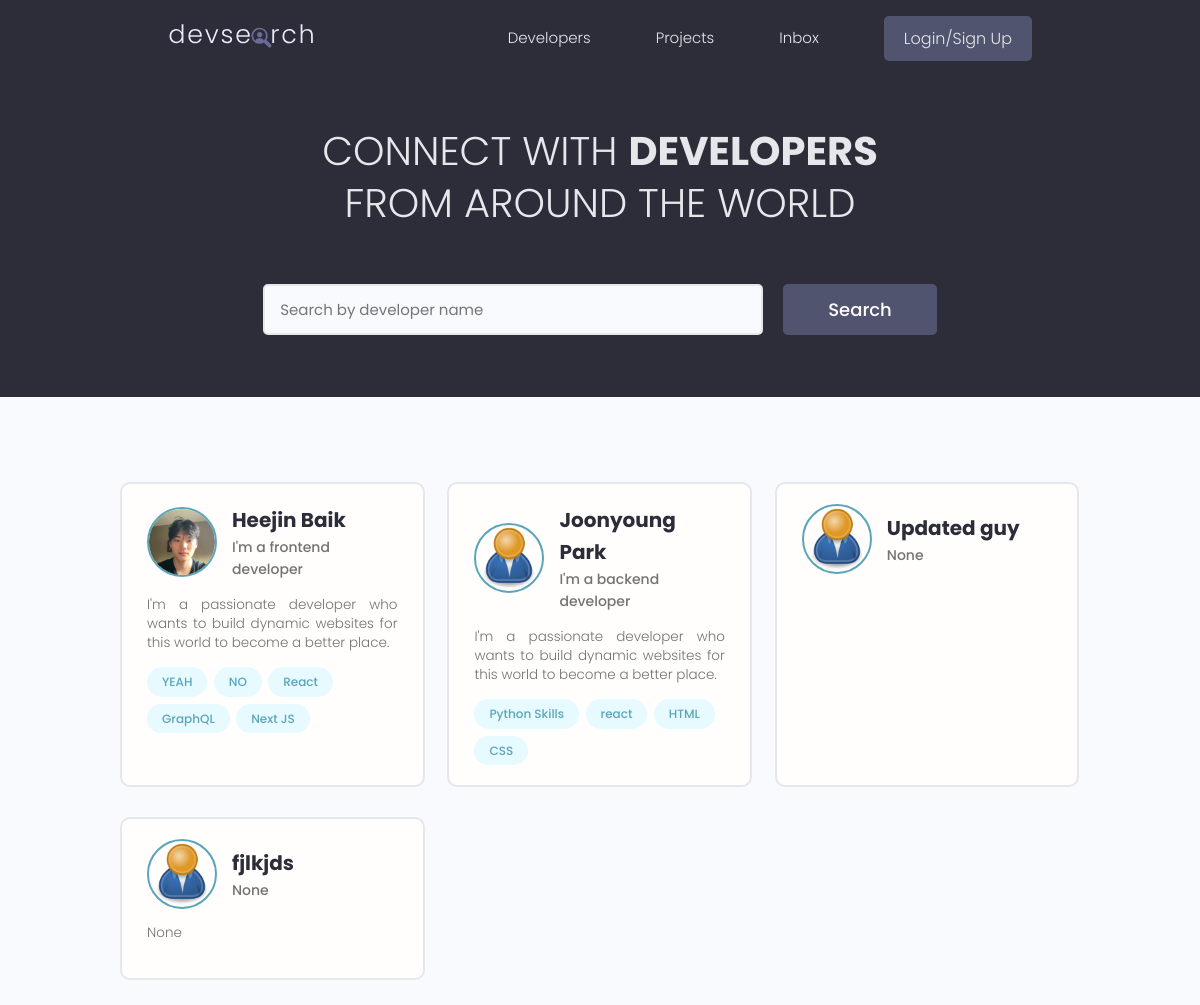
The page / on the database its author committed.
### users/models.py (models this page shows, shortened)
class Profile(models.Model):
    user = models.OneToOneField(
        User, on_delete=models.CASCADE, null=True, blank=True)
    name = models.CharField(max_length=200, blank=True, null=True)
    email = models.EmailField(max_length=500, blank=True, null=True)
    username = models.CharField(max_length=200, blank=True, null=True)
    location = models.CharField(max_length=200, blank=True, null=True)
    short_intro = models.CharField(max_length=200, blank=True, null=True)
    bio = models.TextField(blank=True, null=True)
    profile_image = models.ImageField(
        null=True, blank=True, upload_to='profiles/', default="profiles/user-default.png")
    social_github = models.CharField(max_length=200, blank=True, null=True)
    social_twitter = models.CharField(max_length=200, blank=True, null=True)
    social_linkedin = models.CharField(max_length=200, blank=True, null=True)
    social_youtube = models.CharField(max_length=200, blank=True, null=True)
    social_website = models.CharField(max_length=200, blank=True, null=True)
    created = models.DateTimeField(auto_now_add=True)
    id = models.UUIDField(default=uuid.uuid4, unique=True,
                          primary_key=True, editable=False)

class Skill(models.Model):
    owner = models.ForeignKey(
        Profile, on_delete=models.CASCADE, null=True, blank=True)
    name = models.CharField(max_length=200, blank=True, null=True)
    description = models.TextField(blank=True, null=True)
    created = models.DateTimeField(auto_now_add=True)
    id = models.UUIDField(default=uuid.uuid4, unique=True,
                          primary_key=True, editable=False)
    def __str__(self):
        return str(self.name)

### users/views.py (the view)
# urls.py: path('', views.profiles, name="profiles"),
def profiles(request):
    profiles = Profile.objects.all()
    context = {'profiles': profiles}
    return render(request, 'users/profiles.html', context)

### users/templates/users/profiles.html (shortened to what this page needs)
{% extends 'main.html' %}
{% block content %}
<main class="home">
    <section class="hero-section text-center">
        <div class="container container--narrow">
            <div class="hero-section__box">
                <h2>CONNECT WITH <span>DEVELOPERS</span></h2>
                <h2>FROM AROUND THE WORLD</h2>
            </div>
            <div class="hero-section__search">
                <form class="form" action="#" method="get">
                    <div class="form__field">
                        <input class="input input--text" id="formInput#search" type="text" name="text"
                            placeholder="Search by developer name" />
                    </div>
                    <input class="btn btn--sub btn--lg" type="submit" value="Search" />
                </form>
            </div>
        </div>
    </section>
    <section class="devlist">
        <div class="container">
            <div class="grid grid--three">
                {% for profile in profiles %}
                <div class="column card">
                    <div class="dev">
                        <a href="{% url 'user-profile' profile.id %}" class=" card__body">
                            <div class="dev__profile">
                                <img class="avatar avatar--md" src="{{ profile.profile_image.url}}" alt="image" />
                                <div class="dev__meta">
                                    <h3>{{profile.name}}</h3>
                                    <h5>{{profile.short_intro|slice:"60"}}</h5>
                                </div>
                            </div>
                            <p class="dev__info">{{profile.bio|slice:"150"}}</p>
                            <div class="dev__skills">
                                {% for skill in profile.skill_set.all|slice:"5" %}
                                <span class="tag tag--pill tag--main">
                                    <small>{{skill}}</small>
                                </span>
                                {% endfor %}
                            </div>
                        </a>
                    </div>
                </div>
                {% endfor %}
            </div>
        </div>
    </section>
</main>
{% endblock content %}

### static/styles/app.css (style rules this page uses)
:root { --color-sub: #2d2d39; }
.btn--sub { background-color: var(--color-sub-light); }
.card { border: 2px solid var(--color-light); }
img { width: 100%; }
.hero-section { height: 40vh; display: flex; align-items: center; background-color: var(--color-sub); }
.hero-section__box { margin-bottom: 4rem; }
.hero-section__box > h2, .hero-section__box > h2 > span { font-size: 4rem; color: var(--color-light); line-height: 1.3; text-transform: uppercase; }
.hero-section__box > h2 { font-weight: 300; }
.hero-section__box > h2 > span { font-weight: 700; }
.hero-section__search > .form { display: flex; align-items: center; justify-content: center; gap: 2rem; }
.hero-section__search > .form input.input--text { width: 50rem; }
.devlist { margin-top: 8rem; }
.devlist .grid { align-items: stretch; }
.devlist .dev .dev__profile { display: flex; align-items: center; gap: 1.5rem; }
.devlist .dev .dev__meta h3 { color: var(--color-sub); font-size: 2rem; font-weight: 700; }
.devlist .dev .dev__meta h5 { color: var(--color-text); font-size: 1.4rem; font-weight: 500; }
.devlist .dev .dev__info { margin: 1.5rem 0; font-size: 1.35rem; line-height: 1.4; text-align: justify; }

### static/uikit/styles/modules/_variables.css (style rules this page uses)
:root { --color-main: #5aa5b9; --color-main-light: #e6faff; --color-sub: #3f4156; --color-sub-light: #51546e; --color-sub-lighter: #ededfd; --color-text: #737373; --color-gray: #8b8b8b; --color-light: #e5e7eb; --color-light-gray: #767676; --color-bg: #f8fafd; --color-white: #fffefd; --color-white-light: #f3f3f3; --color-success: #359e64; --color-success-bg: #def8e8; --color-error: #fc4b0b; --color-error-bg: #fff2ee; --font-base: 'Poppins', arial, helvetica, 'Segoe UI', roboto, ubuntu, sans-serif; --font-monospace: 'Fira Code', 'Courier New', courier, monospace; --font-regular: 300; --font-medium: 500; --font-bold: 700; --generic-shadow: 1px 1px 5px #00000010; --generic-transition: all 0.3s ease-in-out; }

### static/uikit/styles/modules/_base.css (style rules this page uses)
* { margin: 0; padding: 0; box-sizing: border-box; text-rendering: optimizeLegibility; color: inherit; font-size: inherit; }
html { font-size: 50%; }
@media only screen and (min-width: 480px) { html { font-size: 56.25%; } }
@media only screen and (min-width: 1200px) { html { font-size: 62.5%; } }
body { line-height: 1.6; font-weight: 400; font-size: 1.5rem; color: var(--color-text); background-color: var(--color-bg); min-height: 100vh; }

### static/uikit/styles/modules/_typography.css (style rules this page uses)
* { font-family: var(--font-base); }
h2 { font-size: 3.6rem; font-weight: var(--font-bold); }
h3 { font-size: 3.2rem; font-weight: var(--font-medium); }
h5 { font-size: 2.4rem; font-weight: var(--font-medium); }
h5, h6 { font-weight: var(--font-regular); }
p, span, strong { font-size: 1.6rem; color: var(--color-text); font-weight: var(--font-regular); }
a { padding-bottom: 2px; text-decoration: none; display: inline-block; color: var(--color-main); font-weight: var(--font-medium); }

### static/uikit/styles/modules/_utilities.css (style rules this page uses)
.container { width: 92%; max-width: 165rem; margin: 0 auto; box-sizing: border-box; }
.container--narrow { width: 92%; max-width: 120rem; }
@media screen and (min-width: 1000px) { .container { width: 90%; } }
@media screen and (min-width: 1000px) { .container--narrow { width: 85%; } }
@media screen and (min-width: 1200px) { .container { width: 80%; } }
@media screen and (min-width: 1200px) { .container--narrow { width: 72%; } }
.text-center { text-align: center; }

### static/uikit/styles/modules/_avatar.css (style rules this page uses)
.avatar { border-radius: 50%; border: 2px solid var(--color-main); object-fit: cover; }
.avatar--md { height: 7rem; width: 7rem; }

### static/uikit/styles/modules/_button.css (style rules this page uses)
.btn { display: inline-block; position: relative; cursor: pointer; background-color: var(--color-light); font-weight: var(--font-medium); color: var(--color-sub); text-decoration: none; padding: 1rem 2rem; border-radius: 0.5rem; border: none; width: -webkit-fit-content; width: -moz-fit-content; width: fit-content; height: -webkit-fit-content; height: -moz-fit-content; height: fit-content; font-size: 1.6rem; outline-width: 0; outline-color: transparent; -webkit-backface-visibility: hidden; backface-visibility: hidden; transition: all 0.3s ease-in-out; }
.btn--sub { background-color: var(--color-sub); color: var(--color-white); }
.btn--lg { font-size: 1.8rem; padding: 1.2rem 4.5rem; }

### static/uikit/styles/modules/_card.css (style rules this page uses)
.card { border-radius: 1rem; background-color: var(--color-white); border: 1.5px solid var(--color-light); width: auto; height: auto; margin-top: 0.5rem; margin-bottom: 0.5rem; overflow: hidden; }
.card__body, .card__header { padding: 2rem 2.5rem; }

### rows shown on the page
Profile: profile_image (picture), name "Heejin Baik", short_intro "I'm a frontend developer", bio "I'm a passionate developer who wants to build dynamic websites for this world to become a better place."
Skill: name "YEAH"
Skill: name "NO"
Skill: name "React"
Skill: name "GraphQL"
Skill: name "Next JS"
Profile: profile_image (placeholder picture), name "Joonyoung Park", short_intro "I'm a backend developer", bio "I'm a passionate developer who wants to build dynamic websites for this world to become a better place."
Skill: name "Python Skills"
Skill: name "react"
Skill: name "HTML"
Skill: name "CSS"
Profile: profile_image (placeholder picture), name "Updated guy", short_intro "None"
Profile: profile_image (placeholder picture), name "fjlkjds", short_intro "None", bio "None"
